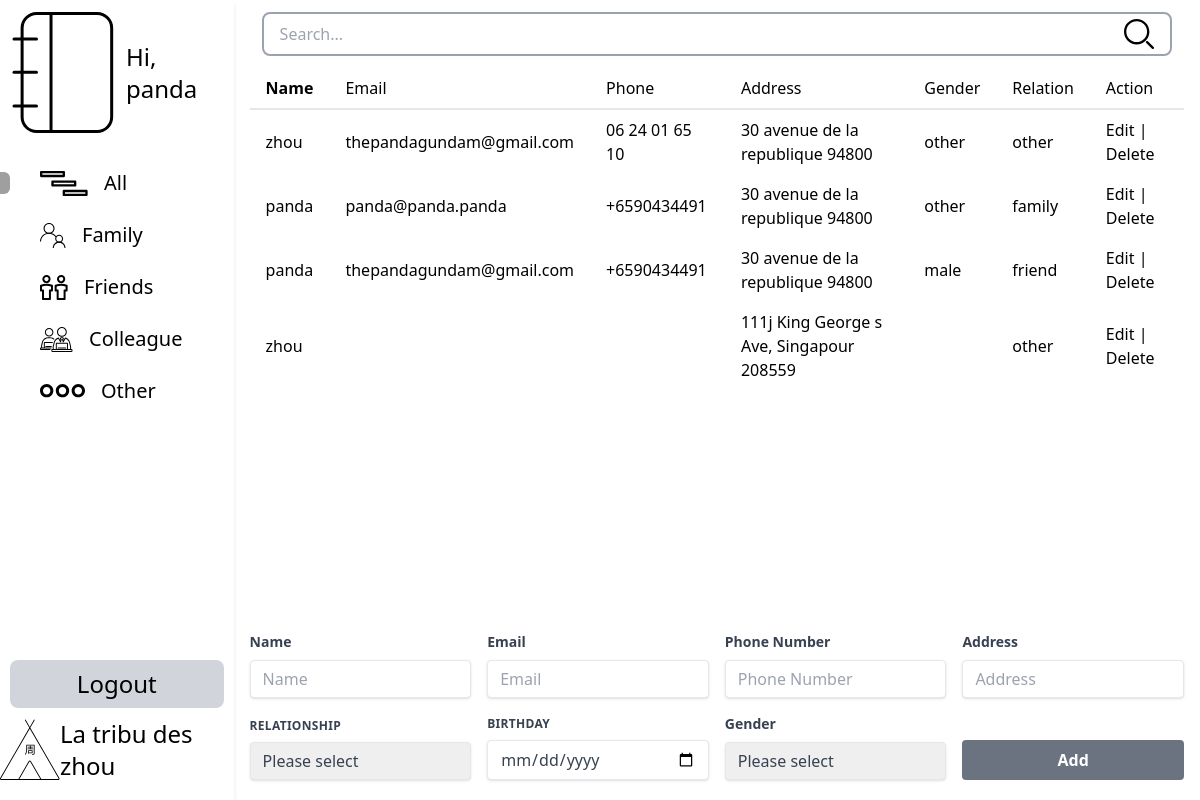
Page /index.php (signed in) on the committed database.
### tables this page shows
CREATE TABLE `contacts` (
  `id` int NOT NULL AUTO_INCREMENT,
  `username` varchar(255) DEFAULT NULL,
  `phoneNumber` varchar(255) DEFAULT NULL,
  `email` varchar(255) DEFAULT NULL,
  `address` varchar(255) DEFAULT NULL,
  `gender` varchar(255) DEFAULT NULL,
  `relationship` varchar(255) DEFAULT NULL,
  `dateOfBirth` date DEFAULT NULL,
  PRIMARY KEY (`id`)
);

### index.php (the view, shortened to what this page needs)
<!DOCTYPE html>
<html lang="en">
<head>
    <script src="https://cdn.tailwindcss.com"></script>
</head>
<body class="h-screen w-screen overflow-hidden font-extralight flex flex-col justify-center items-center">
    <?php
    if(isset($_SESSION['user_id'])){ ?>
        <div class="w-full h-full flex">
            <div class="w-1/5 h-full bg-white mb-10 shadow-md ">
                <div class="w-full h-full relative flex flex-col justify-end ">
                    <div class="w-full h-full relative flex flex-col">
                        <div class="flex items-center">
                            <a href="index.php">
                            </a>
                            <p class="text-2xl">
                                Hi,<br/>
                                <?php echo $_SESSION['username']; ?>
                            </p>
                        </div>
                        <div class="flex flex-col gap-2 mt-4">
                            <a href="index.php" class="category-list-box <?php
                                $filter = $_GET['filter'] ?? 'all';
                                if($filter == 'all'){
                                    echo ' category-list-box-focus';
                                }
                            ?>">
                                <svg class="absolute left-0 <?php
                                $filter = $_GET['filter'] ?? 'all';
                                if($filter != 'all'){
                                    echo ' hidden';
                                }
                                ?>" width="10" height="22" viewBox="0 0 10 22" fill="none" xmlns="http://www.w3.org/2000/svg">
                                    <rect x="-10" width="20" height="22" rx="6" fill="#9F9F9F"/>
                                </svg>
                                <p class="category-list-text">All</p>
                            </a>
                            <a href="index.php?filter=family" class="category-list-box <?php
                            $filter = $_GET['filter'] ?? 'all';
                            if($filter == 'family'){
                                echo ' category-list-box-focus';
                            }
                            ?>">
                                <p class="category-list-text">Family</p>
                            </a>
                            <a href="index.php?filter=friend" class="category-list-box <?php
                            $filter = $_GET['filter'] ?? 'all';
                            if($filter == 'friend'){
                                echo ' category-list-box-focus';
                            }
                            ?>">
                                <p class="category-list-text">Friends</p>
                            </a>
                            <a href="index.php?filter=colleague" class="category-list-box <?php
                            $filter = $_GET['filter'] ?? 'all';
                            if($filter == 'colleague'){
                                echo ' category-list-box-focus';
                            }
                            ?>">
                                <p class="category-list-text">Colleague</p>
                            </a>
                            <a href="index.php?filter=other" class="category-list-box <?php
                            $filter = $_GET['filter'] ?? 'all';
                            if($filter == 'other'){
                                echo ' category-list-box-focus';
                            }
                            ?>">
                                <p class="category-list-text">Other</p>
                            </a>
                        </div>
                    </div>
                    <a href="user/logout.php" class="block bg-gray-300 py-2 w-11/12 rounded-lg mb-3 hover:bg-gray-200 self-center">
                        <p class="text-center text-2xl w-full">Logout</p>
                    </a>
                    <a href="index.php" class="w-full pb-5 flex justify-center items-center h-20">
                        <p class="text-2xl">
                            La tribu des zhou
                        </p>
                    </a>
                </div>
            </div>
            <div class="w-4/5 h-full mx-4 flex flex-col justify-between">
                <div class="flex flex-col w-full">
                    <form class="border-2 border-gray-400 rounded-lg focus:outline-none focus:border-gray-500 m-3 flex items-center justify-center" action="index.php?filter='search'" method="post">
                        <input type="text" name="search" placeholder="Search..." class="h-10 outline-none w-full mx-4">
                        <button type="submit">
                        </button>
                    </form>
                    <table class="table-auto w-full h-max-full overflow-y-scroll">
                        <thead>
                        <tr class="border-b-2">
                            <th class="px-4 py-2 text-left">Name</th>
                            <th class="px-4 py-2 font-extralight text-left">Email</th>
                            <th class="px-4 py-2 font-extralight text-left">Phone</th>
                            <th class="px-4 py-2 font-extralight text-left">Address</th>
                            <th class="px-4 py-2 font-extralight text-left">Gender</th>
                            <th class="px-4 py-2 font-extralight text-left">Relation</th>
                            <th class="px-4 py-2 font-extralight text-left">Action</th>
                        </tr>
                        </thead>
                        <tbody>
                        <?php
                        include "sources/conn.php";
                        $filter = $_GET['filter'] ?? 'all';
                        switch ($filter) {
                            default:
                                $sql = "SELECT * FROM contacts";
                        }
                        $result = mysqli_query($conn, $sql);
                        if (mysqli_num_rows($result) > 0) {
                            while ($row = mysqli_fetch_assoc($result)) {
                                echo "<tr>";
                                echo "<td class='px-4 py-2'>" . $row['username'] . "</td>";
                                echo "<td class='px-4 py-2'>" . $row['email'] . "</td>";
                                echo "<td class='px-4 py-2'>" . $row['phoneNumber'] . "</td>";
                                echo "<td class='px-4 py-2'>" . $row['address'] . "</td>";
                                echo "<td class='px-4 py-2'>" . $row['gender'] . "</td>";
                                echo "<td class='px-4 py-2'>" . $row['relationship'] . "</td>";
                                echo "<td class='px-4 py-2'><a href='edit.php?id=" . $row['id'] . "'>Edit</a> | <a href='./sources/delete.php?id=" . $row['id'] . "'>Delete</a></td>";
                                echo "</tr>";
                            }
                        }
                        ?>
                        </tbody>
                    </table>
                </div>
                <form class="mb-5" method="post" action="sources/add.php">
                    <div class="flex flex-col gap-4 justify-end">
                        <div class="flex gap-4 items-end">
                            <div class="w-1/4">
                                <label class="block text-gray-700 text-sm font-bold mb-2" for="name">
                                    Name
                                </label>
                                <input class="shadow appearance-none border rounded w-full py-2 px-3 text-gray-700 leading-tight focus:outline-none focus:shadow-outline"
                                       id="name" type="text" name="name" placeholder="Name" required>
                            </div>
                            <div class="w-1/4">
                                <label class="block text-gray-700 text-sm font-bold mb-2" for="email">
                                    Email
                                </label>
                                <input class="shadow appearance-none border rounded w-full py-2 px-3 text-gray-700 leading-tight focus:outline-none focus:shadow-outline"
                                       id="email" type="email" name="email" placeholder="Email" >
                            </div>
                            <div class="w-1/4">
                                <label class="block text-gray-700 text-sm font-bold mb-2" for="phoneNumber">
                                    Phone Number
                                </label>
                                <input class="shadow appearance-none border rounded w-full py-2 px-3 text-gray-700 leading-tight focus:outline-none focus:shadow-outline"
                                       id="phoneNumber" type="text" name="phoneNumber" placeholder="Phone Number">
                            </div>
                            <div class="w-1/4">
                            <label class="block text-gray-700 text-sm font-bold mb-2" for="address">
                                Address
                            </label>
                            <input class="shadow appearance-none border rounded w-full py-2 px-3 text-gray-700 leading-tight focus:outline-none focus:shadow-outline"
                                   id="address" type="text" name="address" placeholder="Address">
                        </div>
                        </div>
                        <div class="flex gap-4 items-end">
                            <div class="w-1/4">
                                <label class="block uppercase tracking-wide text-gray-700 text-xs font-bold mb-2" for="relationship">
                                    Relationship
                                </label>
                                <select class="shadow appearance-none border rounded w-full py-2 px-3 text-gray-700 leading-tight focus:outline-none focus:shadow-outline" name="relationship" id="relationship">
                                    <option selected value="please select">Please select</option>
                                </select>
                            </div>
                            <div class="w-1/4">
                                <label class="block uppercase tracking-wide text-gray-700 text-xs font-bold mb-2" for="birthday">
                                    Birthday
                                </label>
                                <input class="shadow appearance-none border rounded w-full py-2 px-3 text-gray-700 leading-tight focus:outline-none focus:shadow-outline" id="birthday" type="date" name="birthday" placeholder="Birthday">
                            </div>
                            <div class="w-1/4">
                                <label class="block text-gray-700 text-sm font-bold mb-2" for="gender">
                                    Gender
                                </label>
                                <select class="shadow appearance-none border rounded w-full py-2 px-3 text-gray-700 leading-tight focus:outline-none focus:shadow-outline" name="gender" id="gender">
                                    <option selected value="">Please select</option>
                                </select>
                            </div>
                            <div class="w-1/4">
                                <input type="submit" class="w-full bg-gray-500 hover:bg-gray-700 text-white font-bold py-2 px-4 rounded focus:outline-none focus:shadow-outline"
                                       value="Add">
                            </div>
                        </div>
                    </div>
                </form>
            </div>
        </div>
    <?php } ?>
</body>
</html>

### rows in the picture
contacts: username "zhou", email "thepandagundam@gmail.com", phoneNumber "06 24 01 65 10", address "30 avenue de la republique 94800", gender "other", relationship "other"
contacts: username "panda", email "panda@panda.panda", phoneNumber "+6590434491", address "30 avenue de la republique 94800", gender "other", relationship "family"
contacts: username "panda", email "thepandagundam@gmail.com", phoneNumber "+6590434491", address "30 avenue de la republique 94800", gender "male", relationship "friend"
contacts: username "zhou", address "111j King George s Ave, Singapour 208559", relationship "other"

### other values in the picture
$_SESSION['username'] "panda"
